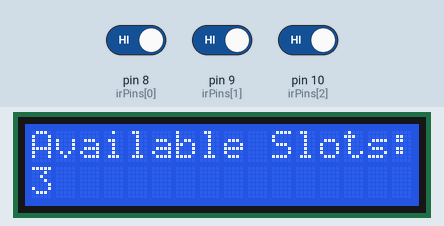
This sketch was run on a simulated Arduino Uno, built with avr-gcc and run on an emulated ATmega328P. Shown: 16×2 character LCD. The inputs (shaded band) are chosen by the test bench; at power-on: pin 8 (irPins[0]) HIGH, pin 9 (irPins[1]) HIGH, pin 10 (irPins[2]) HIGH.

Above: at 2.7 s.
2.8 s: pin 8 (irPins[0]) driven LOW
At 4.1 s:
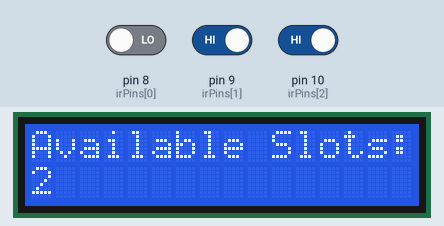
4.4 s: pin 9 (irPins[1]) driven LOW
At 5.6 s:
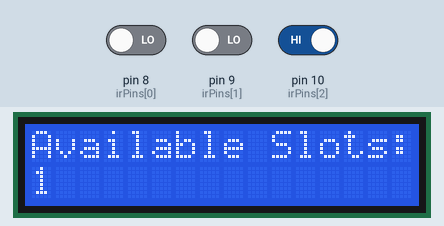
5.9 s: pin 10 (irPins[2]) driven LOW
At 6.7 s:
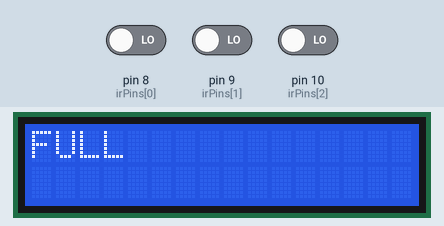
7.4 s: pin 10 (irPins[2]) driven HIGH
At 7.8 s:
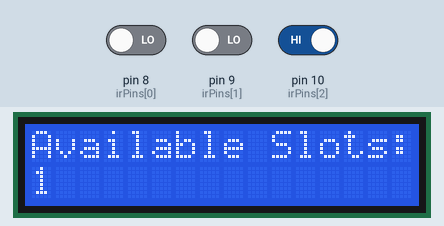
Timing chart, 0 to 10.4 s (numbered marks = the images above; inputs shaded):
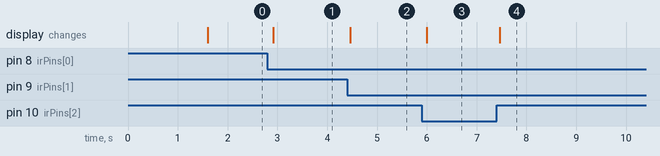

Measured:
- after the input at 2.8 s, the display: changes after 0.12 s (image 1)
- after the input at 4.4 s, the display: changes after 0.06 s (image 2)
- after the input at 5.9 s, the display: changes after 0.09 s (image 3)
- after the input at 7.4 s, the display: changes after 0.06 s (image 4)

The sketch:

exit_logic.ino
```cpp
#include <Wire.h>
#include <LCD_I2C.h>

#define SLOTS 3
int irPins[SLOTS] = {8, 9, 10};  // IR sensors for Slot 1 and Slot 2
bool slotStatus[SLOTS];      // 0 = empty, 1 = filled
LCD_I2C lcd(0x27, 16, 2); // address, columns, rows

void setup() {
  lcd.begin();
  lcd.backlight();

  for (int i = 0; i < SLOTS; i++) {
    pinMode(irPins[i], INPUT);
    slotStatus[i] = false;
  };
  lcd.setCursor(0, 0);
  lcd.print("Parking System");
  delay(1500);

}

void loop() {
  // Read each IR sensor
  int count = 0;
  for (int i = 0; i < SLOTS; i++) {
    int sensorValue = digitalRead(irPins[i]);
    slotStatus[i] = (sensorValue == LOW); // LOW means filled
  }

  // Display both slots on the LCD
  for(int i = 0; i < SLOTS; i++){
    if(slotStatus[i]) count++;
  }
  if(count == SLOTS){
    lcd.clear();
    lcd.setCursor(0, 0);
    lcd.print("FULL");
  }
  else{
    lcd.clear();
    lcd.setCursor(0, 0);
    lcd.print("Available Slots:");
    lcd.setCursor(0, 1);
    lcd.print(SLOTS - count);
  }
  delay(200); // small delay for stability
}
```
